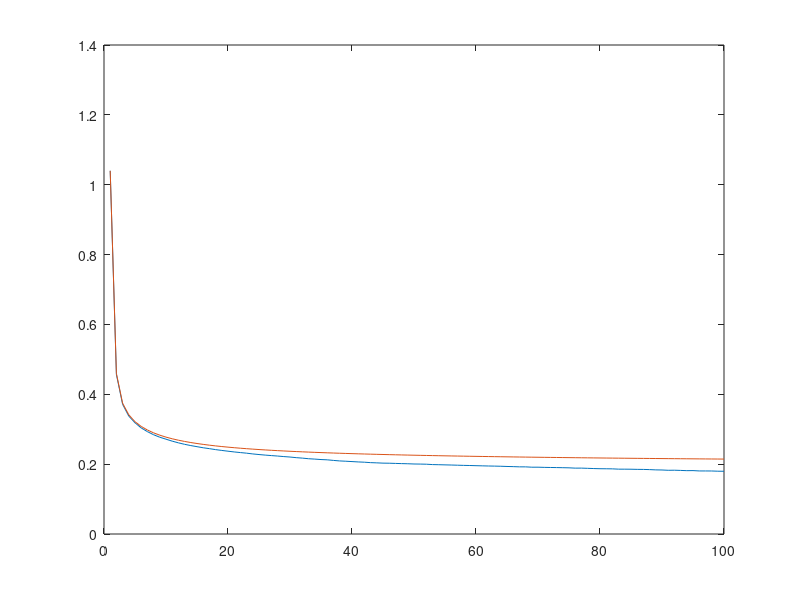

MATLAB code for this plot: (Note: this script raises an error after producing the figure.)
adv=[1.03987315 0.45667422 0.37144943 0.33749912 0.31844664 0.3037601 ,0.29309744 0.28420775 0.27706634 0.27146969 0.26586113 0.26102451, 0.25675611 0.25317979 0.25002924 0.24690557 0.24438192 0.2416118 ,0.23926659 0.23706939 0.23495708 0.23313793 0.23141339 0.2292386,0.22748929 0.22591855 0.22452085 0.22319849 0.22167172 0.22038395, 0.2185947  0.21724547 0.21552769 0.21444292 0.21317539 0.21237756, 0.21070649 0.20922422 0.20836523 0.20735595 0.20634728 0.20556143, 0.20432905 0.20369535 0.20289405 0.20266189 0.20209655 0.20154391, 0.20112273 0.20043811 0.20020305 0.19980501 0.19875636 0.19838149, 0.19792769 0.19749697 0.1969731  0.19647152 0.19611734 0.19560233, 0.19515285 0.19469819 0.19437532 0.19396646 0.19336143 0.19289516 ,0.19227026 0.19221907 0.19125391 0.19128146 0.19077199 0.19044987, 0.19019189 0.18985316 0.18946446 0.18857678 0.18864107 0.18802935 ,0.18740334 0.18691962 0.18676009 0.18653265 0.18565077 0.18560634 ,0.18547563 0.18505716 0.18490346 0.1843812  0.18358023 0.18327742, 0.18243089 0.18261649 0.18205903 0.18134955 0.18153302 0.18053703 , 0.18050305 0.18041676 0.1797987  0.17962138]

baseline=[1.03987315,  0.45952499,  0.37443642, 0.34115114,  0.32160901  ,0.30799974, 0.29771578, 0.28957282 0.28292213 0.27736548 0.27264334 0.26856985  0.26501324 0.2618761  0.25908453 0.25658135 0.25432155 0.25226918 0.25039519 0.2486758,  0.24709135, 0.24562546, 0.24426433, 0.24299627, 0.24181132 ,0.24070091 0.23965763 ,0.23867506, 0.23774758, 0.23687027 , 0.23603879, 0.23524929 ,0.23449837 ,0.23378298, 0.2331004,  0.2324482, 0.23182417, 0.23122634 ,0.2306529 , 0.23010223 0.22957284, 0.22906339 ,0.22857277 0.22810047 0.22764469 0.22720447 0.22677894 0.22636728,0.22596874 0.22558262 0.22520827 0.22484511 0.22449257 0.22415012,0.22381729 0.22349363 0.2231787  0.22287212 0.22257351 0.22228252,0.22199882 0.22172211 0.22145209 0.22118849 0.22093105 0.22067953,0.2204337  0.22019334 0.21995824 0.21972821 0.21950306 0.21928261,0.21906671 0.21885518 0.21864787 0.21844465 0.21824538 0.21804992,0.21785815 0.21766996 0.21748522 0.21730383 0.21712568 0.21695068,0.21677873 0.21660974 0.21644362 0.21628029 0.21611966 0.21596167,0.21580624 0.21565328 0.21550275 0.21535457 0.21520868 0.21506501,0.21492352 0.21478413 0.21464681 0.21451149]
figure
plot(1:100,adv,1:100,baseline)


%k=100 100 ieration
valwithoutadv= [2.1231119  1.53770127 1.44953364 1.41412686 1.39301865 1.37818959 ,1.3669241  1.35796207 1.35062605 1.34447888 1.33923462 1.3347026 ,1.33075242 1.32726302 1.32415314 1.32136176 1.31884272 1.31655355 ,1.31445986 1.31253567 1.31075961 1.30911409 1.30758424 1.3061569, 1.30482138 1.30356816 1.30238905 1.30127701 1.30022591 1.29923035, 1.29828557 1.29738737 1.296532   1.29571612 1.29493676 1.29419167, 1.29347816 1.29279383 1.29213767 1.29150726 1.29090057 1.29031612, 1.28975271 1.28920912 1.28868419 1.28817671 1.28768577 1.28721035 ,1.28674963 1.28630284 1.28586927 1.28544827 1.2850392  1.28464149, 1.2842546  1.28387803 1.28351131 1.28315399 1.28280567 1.28246595, 1.28213448 1.2818109  1.28149489 1.28118615 1.28088439 1.28058934, 1.28030074 1.28001847 1.27974273 1.27947273 1.27920827 1.27894916,1.2786952  1.27844624 1.27820213 1.27796266 1.27772768 1.27749705, 1.27727061 1.27704825 1.27682982 1.27661522 1.27640431 1.276197, 1.27599317 1.27579271 1.27559554 1.27540155 1.27521066 1.27502277, 1.27483781 1.2746557  1.27447635 1.27429969 1.27412566 1.27395417, 1.27378518 1.27361861 1.2734544  1.2732925 ]


valadv= [2.1231119  1.47305061 1.31637414 1.2037354  1.12795201 1.08239281 ,1.04434694 1.00776013 0.96748031 0.93167117 0.90138942 0.87624719, 0.85739259 0.8384085  0.81976128 0.80207771 0.78256157 0.76142224, 0.74194712 0.72585459 0.71350755 0.70281201 0.69183394 0.68063743, 0.66947163 0.65958757 0.64705631 0.63474355 0.62199187 0.61111192, 0.60171346 0.59482844 0.58698168 0.57966364 0.57255028 0.56458608 ,0.55755593 0.54957687 0.54141037 0.5336593  0.52572186 0.51815931 ,0.5120656  0.50760993 0.50244396 0.49672631 0.49170966 0.48647768 ,0.48079213 0.47494441 0.4686716  0.46306327 0.45825803 0.45233857 ,0.44694618 0.4433446  0.43920621 0.43524539 0.43172872 0.42763337 ,0.42391814 0.41985152 0.41549054 0.41074051 0.40658848 0.40289684, 0.39816402 0.39465432 0.39136131 0.38825837 0.38555938 0.38284343, 0.37969912 0.37701941 0.37367049 0.37112141 0.36682383 0.36397604, 0.36065125 0.35682478 0.35450245 0.35128795 0.34890824 0.34687694, 0.34423586 0.34251797 0.33992938 0.33791437 0.33531549 0.33302115 ,0.33040206 0.32741729 0.32552025 0.32275487 0.3202366  0.31727843, 0.31574831 0.31350314 0.31168498 0.3099813 ]
valadvrep=[2.1231119  1.25323934 0.96201776 0.77639775 0.64619593 0.54251387,0.46371074 0.40393939 0.35725773 0.32180968 0.29286937 0.2688474,0.25026437 0.23514062 0.22329409 0.21334011 0.20537232 0.19838272,0.19274256 0.18781711 0.18373881 0.18022901 0.17717889 0.17445375,0.17217224 0.17008269 0.16823881 0.16652961 0.16497207 0.16364404,0.16234239 0.16118218 0.16010293 0.15911745 0.15822729 0.15731735 ,0.15657275 0.15575619 0.15503787 0.15432013 0.1536593  0.15304824 ,0.15239912 0.15184837 0.15132413 0.15083789 0.1502897  0.14978227,0.14927857 0.148853   0.14839701 0.1479092  0.1475088  0.14712173 ,0.14671575 0.14635148 0.14593715 0.14562163 0.14523583 0.14492081,0.14455057 0.14421758 0.1438653  0.14359199 0.1432698  0.1429499 ,0.14264171 0.14235781 0.14209837 0.1418145  0.14153189 0.14131282 ,0.14100592 0.14075398 0.14050537 0.14028726 0.14003712 0.13980088 ,0.13957812 0.13935557 0.13913606 0.13888295 0.13868513 0.13850402 ,0.1382609  0.13809173 0.13785682 0.13771461 0.13749745 0.13730616 ,0.13712724 0.13692559 0.1367871  0.13660217 0.13637353 0.1361791,0.1360083  0.13583504 0.13571185 0.13554357]
valadvextrarep=[2.1231119  1.72958485 2.02370445 1.74093444 1.33459073 0.98328984 ,0.72480572 0.54685203 0.43010583 0.35365337 0.30276046 0.26843096 ,0.24435313 0.22714491 0.21437886 0.20473491 0.19734464 0.19138078 ,0.18652706 0.18249824 0.17906908 0.17602483 0.17340564 0.17117304, 0.16910374 0.16714494 0.16543131 0.16416025 0.16204693 0.16097224, 0.15967887 0.15854126 0.1574489  0.15642887 0.15548119 0.15457434, 0.15361986 0.15279137 0.15210728 0.1513027  0.15064033 0.14998836, 0.14928081 0.14862058 0.14806677 0.14740554 0.14687861 0.14638258 ,0.14588429 0.14537499 0.14485999 0.14446624 0.14398573 0.14356828 ,0.14315307 0.1427335  0.14236009 0.14191456 0.14160534 0.14126338, 0.14087894 0.14048884 0.1402606  0.1398917  0.13960135 0.13931248, 0.13900155 0.1387154  0.13836881 0.13815253 0.13786893 0.13759627, 0.13731933 0.13706441 0.13681302 0.13663331 0.13633534 0.13613224, 0.13585344 0.1356387  0.13544643 0.13521055 0.13499694 0.13481119, 0.13458656 0.13440408 0.13417462 0.13396822 0.13381006 0.13365136, 0.13347181 0.13329195 0.13309424 0.13291409 0.13274566 0.13255892,0.13240005 0.13226676 0.13208595 0.13193455]
valadvextra=[2.1231119  2.81030669 2.84111079 2.41700954 1.96672838 1.68431926 ,1.41098985 1.19837509 1.08715337 0.98551862 0.87098288 0.77629032 ,0.71842211 0.6585033  0.5843185  0.51948228 0.47254962 0.42192142 ,0.40256763 0.39444174 0.38616493 0.3787648  0.37129993 0.36204476, 0.35153369 0.33930171 0.32489693 0.31091159 0.29653963 0.28613745 ,0.27899331 0.27359973 0.27023487 0.2669049  0.26366758 0.26066728 ,0.25608986 0.25210834 0.24771364 0.24248053 0.23841088 0.23387724 ,0.22916161 0.22508413 0.22218126 0.21947194 0.21763311 0.21574258 ,0.21376069 0.21220613 0.21053552 0.20909092 0.20717333 0.20556169 ,0.20338722 0.20134768 0.1987528  0.19678225 0.19512955 0.19352531, 0.19218449 0.19024387 0.18845693 0.18742207 0.18640611 0.18528247, 0.18435388 0.18346789 0.18261144 0.18158881 0.18062845 0.17965674, 0.17900277 0.1782068  0.17752769 0.17652561 0.17540173 0.17461276, 0.17330824 0.17256854 0.17168722 0.17110679 0.17046419 0.16935171, 0.16875503 0.16807725 0.16750181 0.16683043 0.16646006 0.16569877 ,0.16526938 0.16492758 0.16455673 0.16423826 0.16347429 0.16299675, 0.16286832 0.16255475 0.16205229 0.16169411]
figure
createfiguresyn(1:100, [valadv;valadvrep;valadvextra;valadvextrarep])

figure 
 createfiguresynlog(1:100, [valadv-0.12;valadvrep-0.12;valadvextra-0.12;valadvextrarep-0.12])

